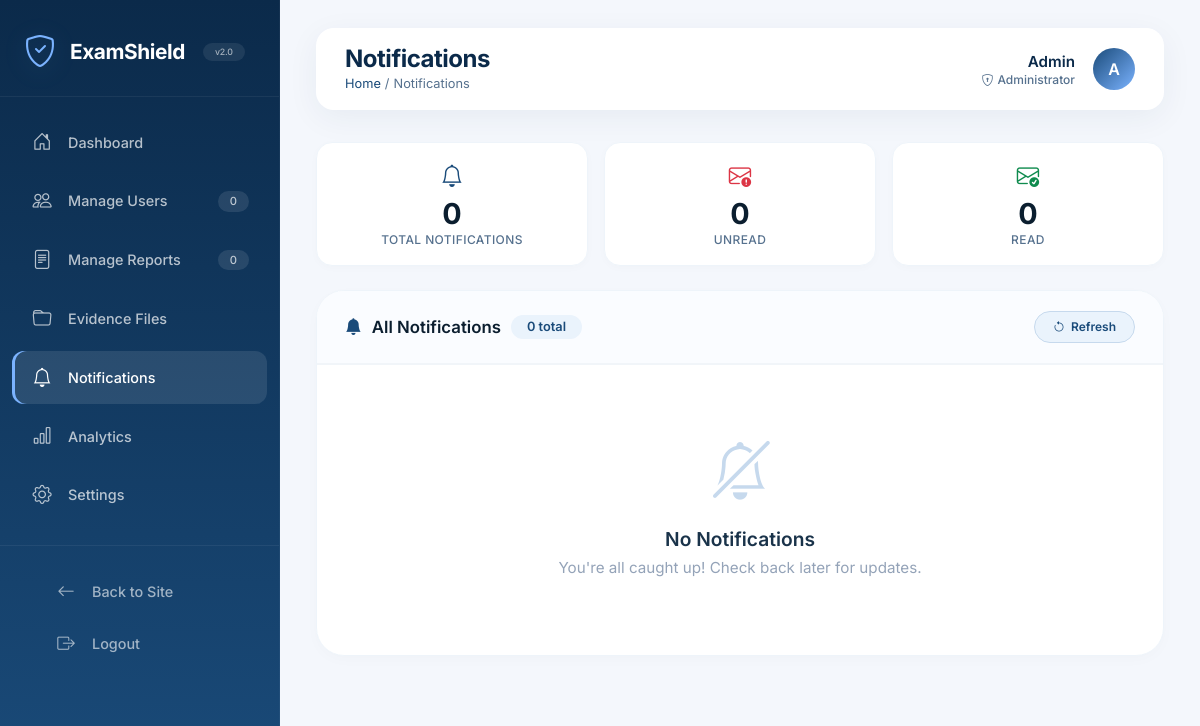
The app's page /admin/notifications (signed in), older data.
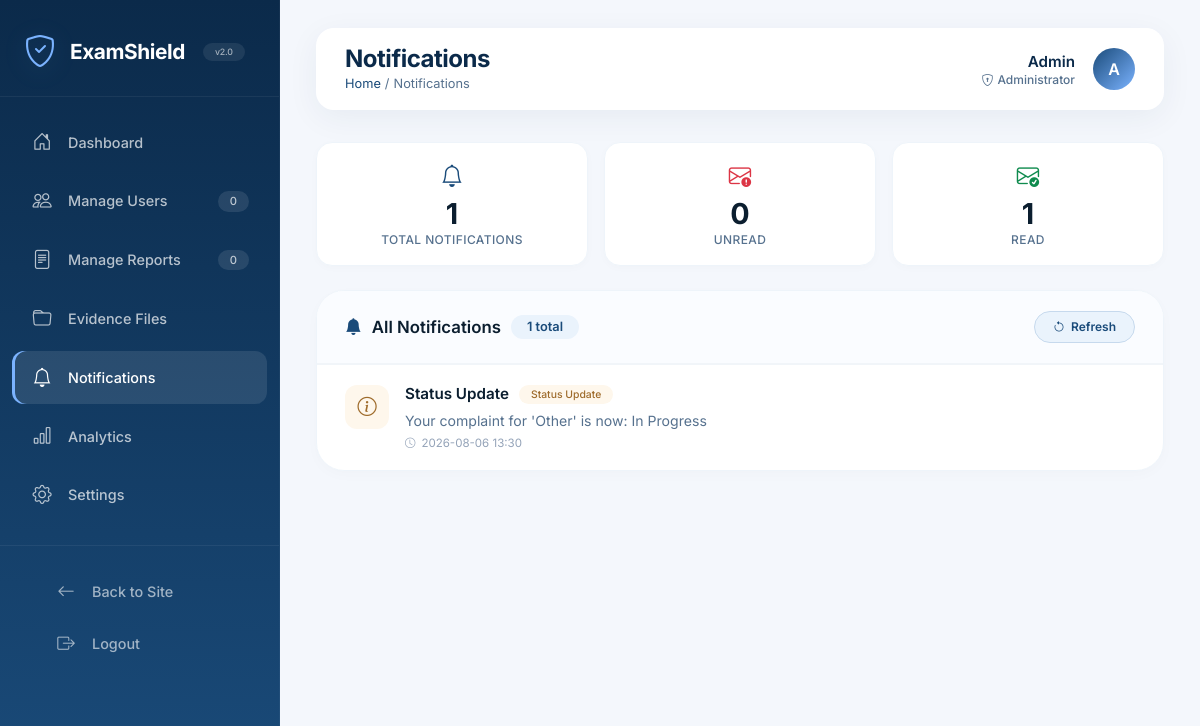
The same page, newer data.
### tables this page shows
CREATE TABLE users (
            id INTEGER PRIMARY KEY AUTOINCREMENT,
            username TEXT NOT NULL UNIQUE,
            password TEXT NOT NULL,
            email TEXT UNIQUE,
            mobile TEXT UNIQUE,
            name TEXT,
            role TEXT DEFAULT 'student',

            -- Verification
            is_mobile_verified INTEGER DEFAULT 0,
            is_email_verified INTEGER DEFAULT 0,
            mobile_otp TEXT,
            otp_generated_at TEXT,

            -- Identity Proof 
            profile_photo TEXT,
            id_proof_type TEXT,
            id_proof_number TEXT,
            id_proof_photo TEXT,
            is_id_verified INTEGER DEFAULT 0,

            -- Tracking & Moderation
            signup_ip TEXT,
            signup_user_agent TEXT,
            created_at TEXT DEFAULT CURRENT_TIMESTAMP,
            is_blocked INTEGER DEFAULT 0,
            trust_score INTEGER DEFAULT 100
        );

CREATE TABLE notifications (
                    id INTEGER PRIMARY KEY AUTOINCREMENT,
                    type TEXT,
                    message TEXT,
                    link TEXT,
                    is_read INTEGER DEFAULT 0,
                    created_at DATETIME DEFAULT CURRENT_TIMESTAMP
                );

### app.py (the view)
@app.route('/admin/notifications')
@admin_required
def admin_notifications():
    conn = get_db()
    notes = conn.execute("SELECT * FROM notifications ORDER BY created_at DESC").fetchall()
    conn.execute("UPDATE notifications SET is_read = 1 WHERE is_read = 0")
    conn.commit()
    conn.close()
    return render_template('admin_notifications.html', notes=notes)

### app.py (called while the page is built)
@login_manager.user_loader
def load_user(user_id):
    conn = get_db()
    user_row = conn.execute('SELECT * FROM users WHERE id =?', (user_id,)).fetchone()
    conn.close()
    if user_row:
        user = dict(user_row)
        return User(
            id=user['id'],
            username=user['username'],
            name=user.get('name', 'User'),
            role=user.get('role', 'student'),
            is_mobile_verified=user.get('is_mobile_verified', 0),
            is_email_verified=user.get('is_email_verified', 0),
            is_blocked=user.get('is_blocked', 0)
        )
    return None

def admin_required(f):
    @wraps(f)
    def decorated_function(*args, **kwargs):
        if not current_user.is_authenticated:
            flash('Please login first', 'error')
            return redirect(url_for('login'))
        if current_user.role!= 'admin':
            flash('You do not have admin permission', 'error')
            return redirect(url_for('dashboard'))
        return f(*args, **kwargs)
    return decorated_function

@app.context_processor
def inject_notifications():
    if current_user.is_authenticated: # FIX: session ki jagah current_user
        conn = get_db()
        count = conn.execute("SELECT COUNT(*) FROM notifications WHERE is_read = 0").fetchone()[0]
        conn.close()
        return dict(unread_count=count)
    return dict(unread_count=0)

def get_settings():
    conn = get_db()
    s = conn.execute("SELECT * FROM settings WHERE id=1").fetchone()
    conn.close()
    return s

@app.before_request
def check_maintenance():
    settings = get_settings()
    if settings and settings['maintenance_mode'] == 1:
        if request.endpoint and 'static' not in request.endpoint:
            if not current_user.is_authenticated or current_user.role!= 'admin':
                return render_template('maintenance.html'), 503

### database.py (called while the page is built)
def get_db():
    conn = sqlite3.connect(DB_PATH)
    conn.row_factory = sqlite3.Row
    return conn

### templates/admin_notifications.html (shortened to what this page needs)
{% extends "admin_base.html" %}
{% block page_title %}Notifications{% endblock %}
{% block breadcrumb %}Notifications{% endblock %}
{% block content %}
<div class="stats-mini">
  <div class="stat-item total">
    <span class="icon"><i class="bi bi-bell"></i></span>
    <div class="number">{{ notes|length }}</div>
    <div class="label">Total Notifications</div>
  </div>
  <div class="stat-item unread">
    <span class="icon"><i class="bi bi-envelope-exclamation"></i></span>
    <div class="number">{{ notes|selectattr('is_read', 'equalto', 0)|list|length }}</div>
    <div class="label">Unread</div>
  </div>
  <div class="stat-item read">
    <span class="icon"><i class="bi bi-envelope-check"></i></span>
    <div class="number">{{ notes|selectattr('is_read', 'equalto', 1)|list|length }}</div>
    <div class="label">Read</div>
  </div>
</div>
<div class="notifications-card">
  <div class="card-header-custom">
    <h6>
      <i class="bi bi-bell-fill"></i> All Notifications
      <span class="badge-total">{{ notes|length }} total</span>
    </h6>
    <div class="actions">
      <a href="{{ url_for('admin_notifications') }}" class="btn-mark-read">
        <i class="bi bi-arrow-counterclockwise"></i> Refresh
      </a>
    </div>
  </div>
  {% if notes and notes|length > 0 %}
    <div class="notification-list">
      {% for n in notes %}
      <a href="{{ n['link'] }}" class="notification-item {% if n['is_read'] == 0 %}unread{% else %}read{% endif %}">
        <div class="notif-icon
          {% if n['type'] == 'New Report' %}report
          {% elif n['type'] == 'New User' %}user
          {% elif n['type'] == 'Alert' %}alert
          {% else %}system{% endif %}">
          {% if n['type'] == 'New Report' %}
            <i class="bi bi-file-text"></i>
          {% elif n['type'] == 'New User' %}
            <i class="bi bi-person-plus"></i>
          {% elif n['type'] == 'Alert' %}
            <i class="bi bi-exclamation-triangle"></i>
          {% else %}
            <i class="bi bi-info-circle"></i>
          {% endif %}
        </div>
        <div class="notif-content">
          <div class="notif-title">
            <span>{{ n['type']|default('Notification') }}</span>
            <span class="notif-type
              {% if n['type'] == 'New Report' %}report
              {% elif n['type'] == 'New User' %}user
              {% elif n['type'] == 'Alert' %}alert
              {% else %}system{% endif %}">
              {{ n['type']|default('System') }}
            </span>
          </div>
          <p class="notif-message">{{ n['message'] }}</p>
          <div class="notif-time">
            <i class="bi bi-clock"></i>
            {{ n['created_at'][:16] if n['created_at'] else 'Just now' }}
          </div>
        </div>
      </a>
      {% endfor %}
    </div>
  {% else %}
    <div class="empty-state">
      <i class="bi bi-bell-slash"></i>
      <h5>No Notifications</h5>
      <p>You're all caught up! Check back later for updates.</p>
    </div>
  {% endif %}
</div>
{% endblock %}

### templates/admin_base.html (shortened to what this page needs)
<!DOCTYPE html>
<html lang="en">
<head>
    <link href="https://cdn.jsdelivr.net/npm/bootstrap@5.3.3/dist/css/bootstrap.min.css" rel="stylesheet">
    <link rel="stylesheet" href="https://cdn.jsdelivr.net/npm/bootstrap-icons@1.11.3/font/bootstrap-icons.min.css">
</head>
<body>
    <nav class="admin-sidebar" id="adminSidebar">
        <div class="brand">
            <i class="bi bi-shield-check"></i>
            <span>ExamShield</span>
            <span class="badge-version">v2.0</span>
        </div>
        <ul class="nav flex-column">
            <li>
                <a class="nav-link {% if request.endpoint == 'admin_dashboard' %}active{% endif %}" href="{{ url_for('admin_dashboard') }}">
                    <i class="bi bi-house-door"></i> Dashboard
                </a>
            </li>
            <li>
                <a class="nav-link {% if request.endpoint == 'admin_users' %}active{% endif %}" href="{{ url_for('admin_users') }}">
                    <i class="bi bi-people"></i> Manage Users
                    <span class="badge-count">{{ user_count|default(0) }}</span>
                </a>
            </li>
            <li>
                <a class="nav-link {% if request.endpoint == 'admin_reports' %}active{% endif %}" href="{{ url_for('admin_reports') }}">
                    <i class="bi bi-file-text"></i> Manage Reports
                    <span class="badge-count">{{ report_count|default(0) }}</span>
                </a>
            </li>
            <li>
                <a class="nav-link {% if request.endpoint == 'admin_evidence' %}active{% endif %}" href="{{ url_for('admin_evidence') }}">
                    <i class="bi bi-folder"></i> Evidence Files
                </a>
            </li>
            <li>
                <a class="nav-link {% if request.endpoint == 'admin_notifications' %}active{% endif %}" href="{{ url_for('admin_notifications') }}">
                    <i class="bi bi-bell"></i> Notifications
                </a>
            </li>
            <li>
                <a class="nav-link {% if request.endpoint == 'admin_analytics' %}active{% endif %}" href="{{ url_for('admin_analytics') }}">
                    <i class="bi bi-bar-chart"></i> Analytics
                </a>
            </li>
            <li>
                <a class="nav-link {% if request.endpoint == 'admin_settings' %}active{% endif %}" href="{{ url_for('admin_settings') }}">
                    <i class="bi bi-gear"></i> Settings
                </a>
            </li>
        </ul>
        <div class="sidebar-footer">
            <ul class="nav flex-column">
                <li>
                    <a class="nav-link" href="{{ url_for('home') }}">
                        <i class="bi bi-arrow-left"></i> Back to Site
                    </a>
                </li>
                <li>
                    <a class="nav-link" href="{{ url_for('logout') }}">
                        <i class="bi bi-box-arrow-right"></i> Logout
                    </a>
                </li>
            </ul>
        </div>
    </nav>
    <div class="admin-content">
        <div class="admin-topbar">
            <div class="page-title">
                <div>
                    <h1>{% block page_title %}Dashboard{% endblock %}</h1>
                    <nav class="breadcrumb">
                        <a href="{{ url_for('admin_dashboard') }}">Home</a>
                        <span class="mx-1">/</span>
                        <span>{% block breadcrumb %}{% endblock %}</span>
                    </nav>
                </div>
            </div>
            <div class="user-area">
                <div class="text-end">
                    <span class="user-name">{{ session.user.name if session.user else 'Admin' }}</span>
                    <span class="user-role"><i class="bi bi-shield-lock me-1"></i>Administrator</span>
                </div>
                <div class="avatar">
                    {{ (session.user.name if session.user else 'Admin')[0]|upper }}
                </div>
            </div>
        </div>
        {% block content %}{% endblock %}
    </div>
</body>
</html>

### templates/admin_base.html (style rules this page uses)
:root { --primary-dark: #0b2a4a; --primary-mid: #1a4b7a; --primary-light: #2d6ea0; --accent-blue: #7bb3ff; --bg-light: #f4f7fc; --card-shadow: 0 8px 32px rgba(18, 52, 86, 0.06); --card-hover-shadow: 0 16px 48px -12px rgba(18, 52, 86, 0.10); --radius-lg: 28px; --radius-md: 18px; --radius-sm: 12px; }
* { margin: 0; padding: 0; box-sizing: border-box; }
body { font-family: 'Inter', -apple-system, BlinkMacSystemFont, sans-serif; background: var(--bg-light); color: #0b1e2f; min-height: 100vh; }
.admin-sidebar { min-height: 100vh; background: linear-gradient(180deg, var(--primary-dark) 0%, var(--primary-mid) 100%); color: white; position: fixed; width: 280px; transition: transform 0.3s cubic-bezier(0.4, 0, 0.2, 1); z-index: 1050; top: 0; left: 0; bottom: 0; overflow-y: auto; border-right: 1px solid rgba(255, 255, 255, 0.04); }
.admin-sidebar .brand { padding: 28px 24px 20px; border-bottom: 1px solid rgba(255, 255, 255, 0.06); margin-bottom: 16px; display: flex; align-items: center; gap: 14px; }
.admin-sidebar .brand i { font-size: 2rem; color: var(--accent-blue); filter: drop-shadow(0 4px 12px rgba(123, 179, 255, 0.2)); }
.admin-sidebar .brand span { font-size: 1.3rem; font-weight: 700; letter-spacing: -0.02em; }
.admin-sidebar .brand .badge-version { font-size: 0.55rem; background: rgba(255, 255, 255, 0.08); padding: 2px 12px; border-radius: 40px; font-weight: 500; color: rgba(255, 255, 255, 0.6); margin-left: 4px; }
.admin-sidebar .nav { padding: 0 12px; }
.admin-sidebar .nav-link { color: rgba(255, 255, 255, 0.7); padding: 12px 18px; margin: 3px 0; border-radius: var(--radius-sm); font-weight: 500; font-size: 0.9rem; display: flex; align-items: center; gap: 14px; transition: all 0.2s ease; text-decoration: none; position: relative; }
.admin-sidebar .nav-link i { font-size: 1.2rem; width: 24px; text-align: center; flex-shrink: 0; }
.admin-sidebar .nav-link.active { background: rgba(255, 255, 255, 0.1); color: white; box-shadow: inset 3px 0 0 var(--accent-blue); }
.admin-sidebar .nav-link .badge-count { margin-left: auto; background: rgba(255, 255, 255, 0.1); color: rgba(255, 255, 255, 0.7); font-size: 0.7rem; padding: 2px 12px; border-radius: 40px; font-weight: 500; }
.admin-sidebar .sidebar-footer { padding: 20px 24px 28px; border-top: 1px solid rgba(255, 255, 255, 0.06); margin-top: 20px; }
.admin-sidebar .sidebar-footer .nav-link { color: rgba(255, 255, 255, 0.6); padding: 10px 18px; border-radius: var(--radius-sm); transition: all 0.2s; }
.admin-sidebar .sidebar-footer .nav-link i { font-size: 1.1rem; }
.admin-content { margin-left: 280px; padding: 28px 36px 40px; min-height: 100vh; }
.admin-topbar { background: #ffffff; border-radius: var(--radius-md); padding: 16px 28px; margin-bottom: 32px; display: flex; justify-content: space-between; align-items: center; box-shadow: var(--card-shadow); border: 1px solid rgba(255, 255, 255, 0.5); }
.admin-topbar .page-title { display: flex; align-items: center; gap: 12px; }
.admin-topbar .page-title h1 { font-size: 1.5rem; font-weight: 700; color: var(--primary-dark); margin: 0; letter-spacing: -0.02em; }
.admin-topbar .page-title .breadcrumb { font-size: 0.8rem; color: #56718e; margin: 0; padding: 0; background: none; }
.admin-topbar .page-title .breadcrumb a { color: #1a4b7a; text-decoration: none; }
.admin-topbar .user-area { display: flex; align-items: center; gap: 18px; }
.admin-topbar .user-area .avatar { width: 42px; height: 42px; border-radius: 50%; background: linear-gradient(135deg, var(--primary-mid), var(--accent-blue)); color: white; display: flex; align-items: center; justify-content: center; font-weight: 600; font-size: 1rem; flex-shrink: 0; }
.admin-topbar .user-area .user-name { font-weight: 600; color: var(--primary-dark); font-size: 0.95rem; }
.admin-topbar .user-area .user-role { font-size: 0.75rem; color: #56718e; font-weight: 500; display: block; margin-top: -2px; }
.admin-content { animation: fadeSlideDown 0.5s ease forwards; }

Row changes from the older to the newer data that the page shows:
added notifications: type "Status Update", message "Your complaint for 'Other' is now: In Progress", created_at "2026-08-06 13:30"
Text that changed along with them:
{{ notes|length }}: "0" → "1"
{{ notes|selectattr('is_read', 'equalto', 1)|list|length }}: "0" → "1"
text no longer shown: "No Notifications You're all caught up! Check back later for updates."
